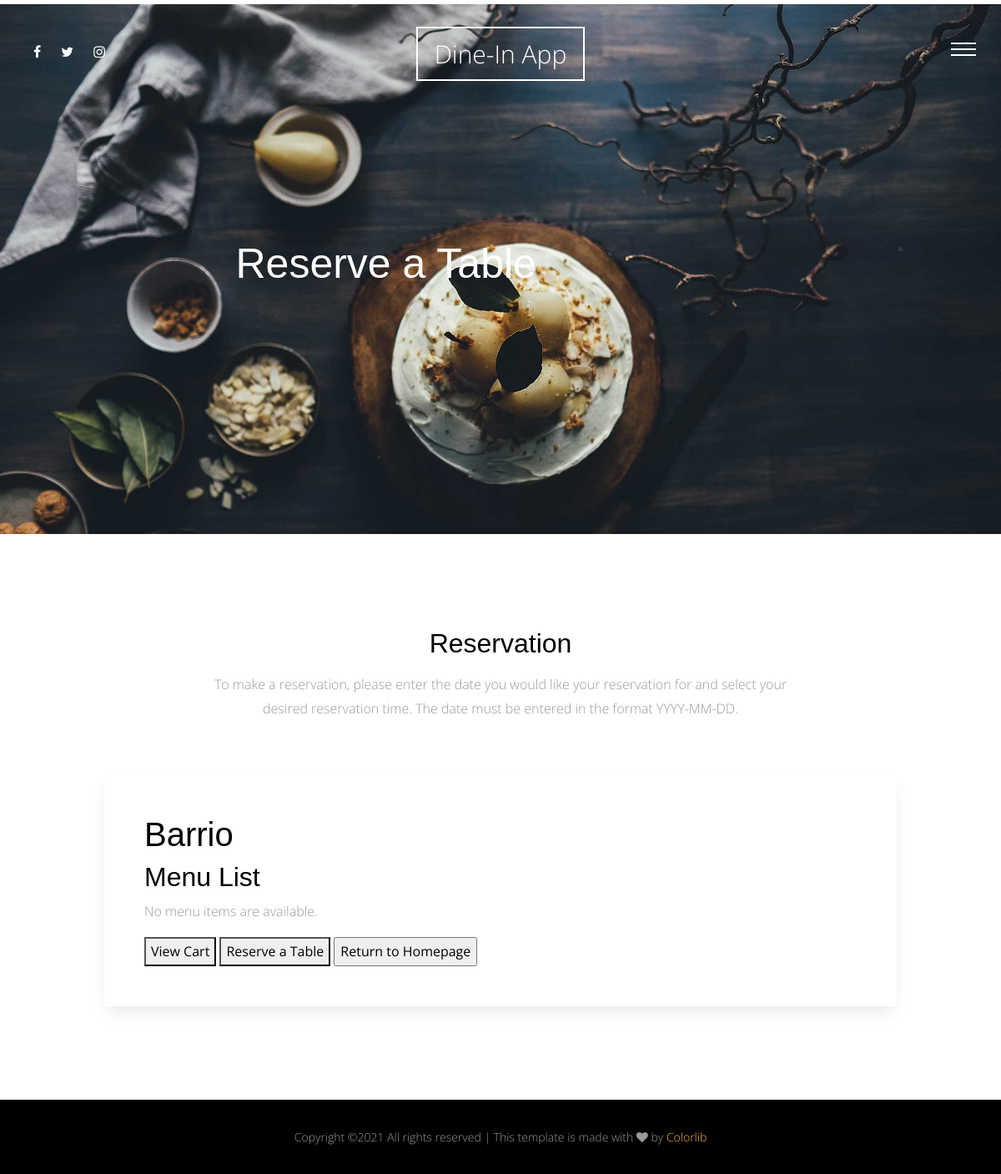
Page /website/restaurant/user/9/ on the earlier database version.
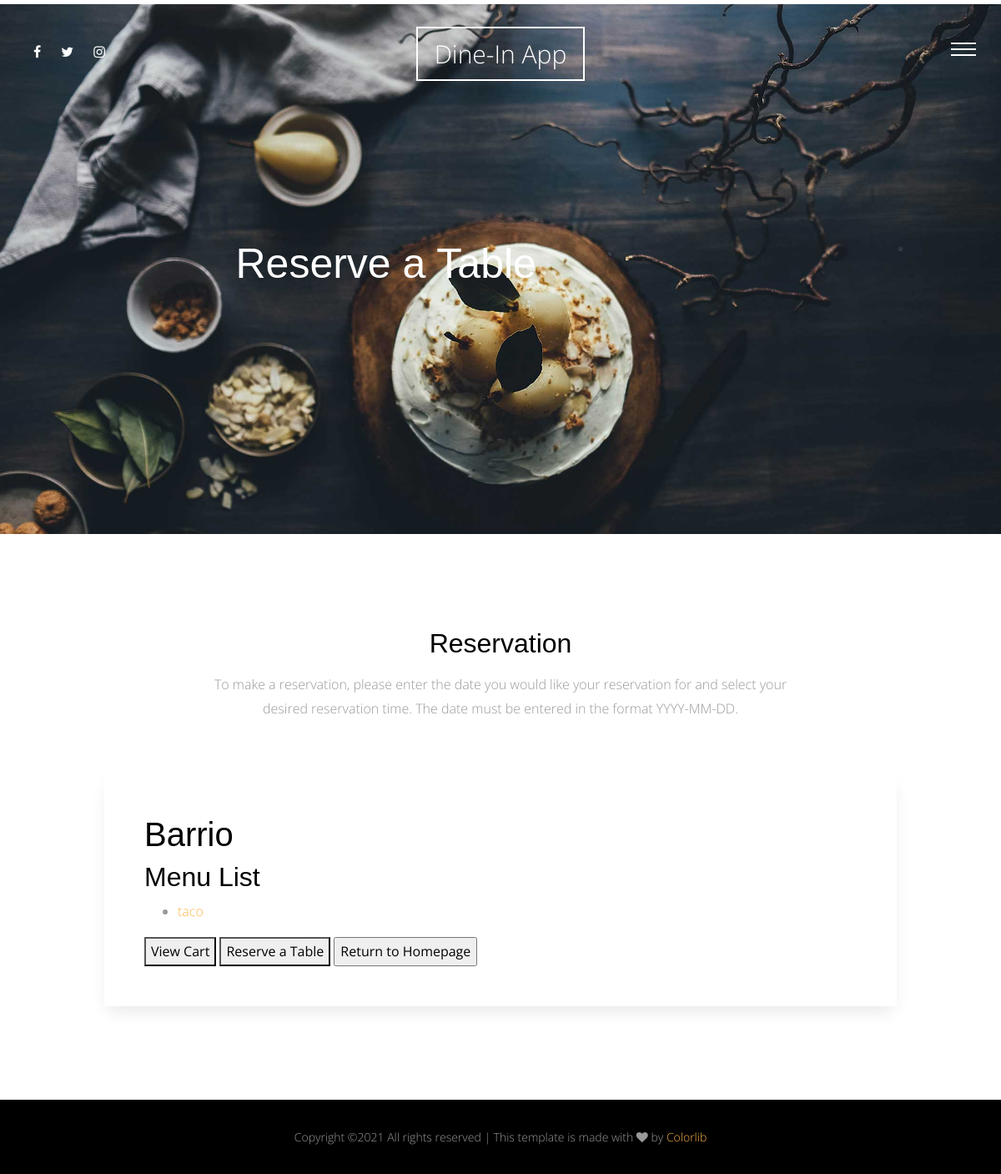
Same page on the later database version.
### website/models.py (models this page shows, shortened)
class MenuItem(models.Model):
    restaurant = models.ForeignKey(Restaurant, on_delete=models.CASCADE)
    menu_item_name = models.CharField(max_length=200)
    menu_item_description = models.CharField(max_length=200)
    menu_item_price = models.FloatField(default=0)

### website/views.py (the view)
# urls.py: path('restaurant/user/<int:restaurant_id>/', views.restaurant_user_side, name='restaurant_user_side'),
def restaurant_user_side(request, restaurant_id):
    restaurant = get_object_or_404(Restaurant, pk=restaurant_id)
    menu_list = MenuItem.objects.filter(restaurant__pk = restaurant_id)
    context = {'restaurant' : restaurant, 'menu_list' : menu_list, 'restaurant_id' : restaurant_id}
    return render(request, 'website/restaurant-user-side.html', context)

### website/templates/website/restaurant-user-side.html (shortened to what this page needs)
{% extends 'base.html' %}
{% load static %}
{% block body %}
      <div class="main-wrap">
        <div class="cover_1 cover_sm">
          <div class="img_bg" style="background-image: url({% static 'site_static/img/slider-1.jpg' %})" data-stellar-background-ratio="0.5">
            <div class="container">
              <div class="row align-items-center justify-content-center">
                <div class="col-md-7" data-aos="fade-up">
                  <h2 class="heading">Reserve a Table</h2>
                </div>
              </div>
            </div>
          </div>
        </div>
        <div class="section" data-aos="fade-up">
          <div class="container">
            <div class="row justify-content-center mb-5">
              <div class="col-md-8  text-center">
                <h2 class="mb-3">Reservation</h2>
                <p class="lead">To make a reservation, please enter the date you would like your reservation for and select your desired reservation time. The date must be entered in the format YYYY-MM-DD.</p>
              </div>
            </div>
            <div class="row justify-content-center">
              <div class="col-md-10 p-5 form-wrap">
<h1> {{restaurant.restaurant_name}}  </h1>
<h2>Menu List</h2>
{% if menu_list %}
    <ul>
    {% for menu_item in menu_list %}
        <li><a href="/website/restaurant/menu_list/{{ menu_item.id }}/">{{ menu_item.menu_item_name}}</a></li>
    {% endfor %}
    </ul>
{% else %}
    <p>No menu items are available.</p>
{% endif %}
<button onclick="location.href = '/website/order_summary/';">View Cart</button>
                  <button onclick="location.href = '/website/reserve_table/{{restaurant_id}}';">Reserve a Table</button>
                  <input type="button" value="Return to Homepage" onclick="document.location.href = '/website/restaurant/'">
              </div>
            </div>
          </div>
        </div>
              </div>
            </div>
{% endblock body %}

Differences in the rows shown:
added MenuItem: menu_item_name "taco"
Other differences:
text no longer shown: "No menu items are available."
